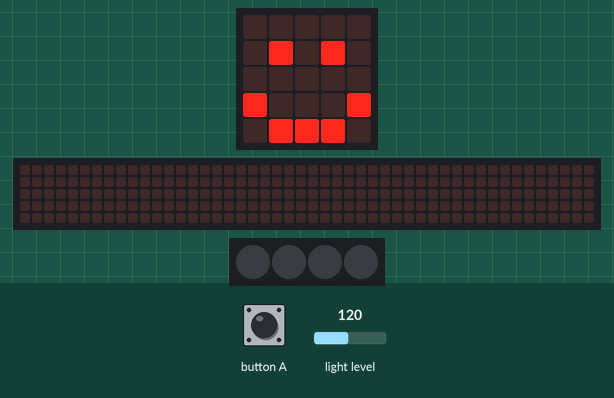
Recording of a program running on a simulated BBC micro:bit (MakeCode). Shown: the board's 5×5 LED display, a strip that is not on the board, showing the scrolling text unrolled, 4 RGB LEDs in strip order, left to right. Inputs (shaded band) come from the test bench; at power-on: light level 120. Dim RGB values are drawn brighter than linear; the 48×5 strip is a reading aid, not a part: it shows the text the display is scrolling, unrolled, one strip-width of it at a time.

Above: at 1.8 s.
1.9 s: button A pressed for 0.15 s
At 2.3 s:
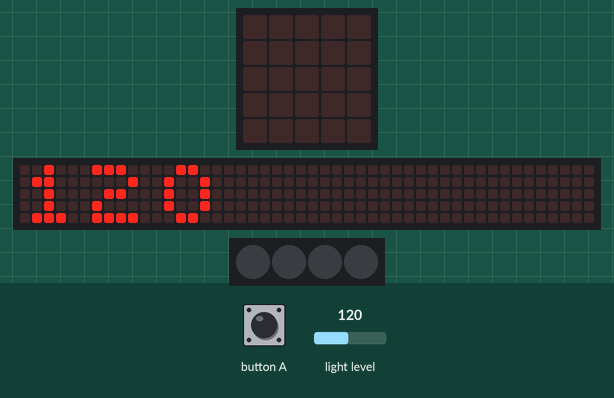
2.6 s: button A pressed for 0.15 s
At 2.67 s:
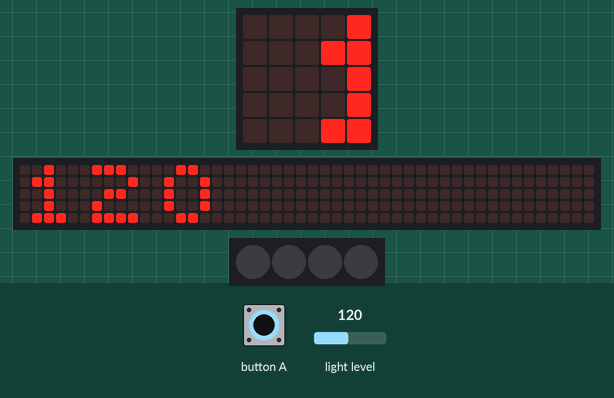
3.3 s: light level set to 5
6.3 s: light level set to 250
At 13.0 s:
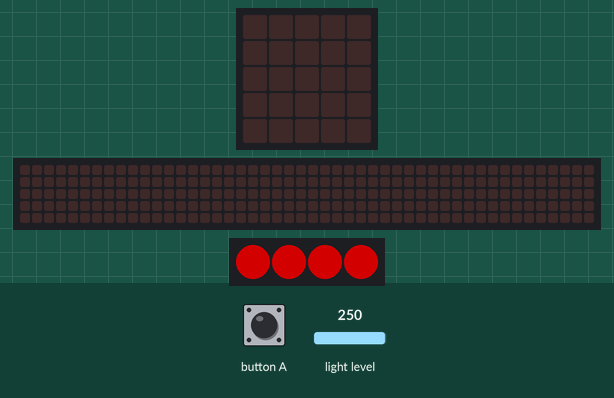
Timing chart, 0 to 15.5 s (numbered marks = the images above; inputs shaded):
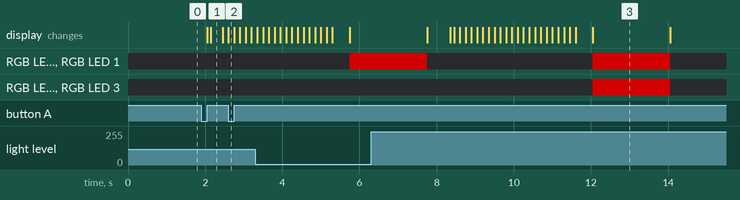

Measured:
- after the input at 1.9 s, the display: first changes after 0.15 s (image 1 shows a later state)
- after the input at 6.3 s, the display: first differs from a run without the input after 2.2 s (image 3 shows a later state)

The program:

main.ts
```typescript
// (licence header left out)
// variables
let lightReading = 0
const strip = neopixel.create(DigitalPin.P16, 4, NeoPixelMode.RGB)

// initial setup
basic.clearScreen()
basic.showIcon(IconNames.Happy)

input.onButtonPressed(Button.A, function () {
  basic.clearScreen()
  basic.pause(100)
  lightReading = input.lightLevel()
  basic.showNumber(lightReading)

  // 1. start with all pixels off (handles the <= 51 case)
  strip.clear()

  // 2. if light is > 52, light up 1 Neopixel
  if (lightReading > 52) {
    strip.setPixelColor(0, neopixel.colors(NeoPixelColors.Red))
  }

  // 3. if light is > 104, light up 2 Neopixels
  if (lightReading > 104) {
    strip.setPixelColor(1, neopixel.colors(NeoPixelColors.Red))
  }

  // 4. if light is > 156, light up 3 Neopixels
  if (lightReading > 156) {
    strip.setPixelColor(2, neopixel.colors(NeoPixelColors.Red))
  }

  // 5. if light is > 208, light up 4 Neopixels
  if (lightReading > 208) {
    strip.setPixelColor(3, neopixel.colors(NeoPixelColors.Red))
  }

  // show the final result
  strip.show()

  // wait 2 seconds then reset
  basic.pause(2000)
  strip.clear()
  strip.show()
  basic.showIcon(IconNames.Happy)
})
```
